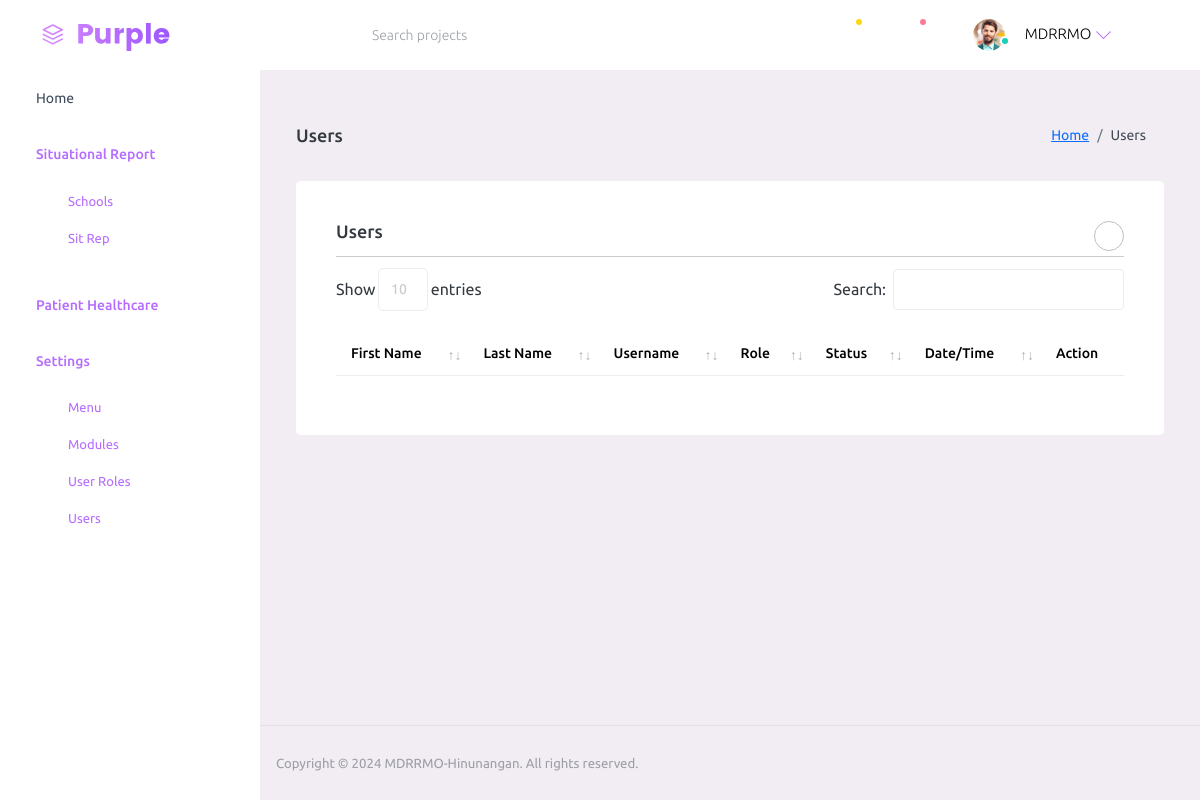
Screenshot of /views/settings/users/index.php (signed in) with the database file from the repository.
### tables this page shows
CREATE TABLE `menu` (
  `id` int NOT NULL AUTO_INCREMENT,
  `name` varchar(45) DEFAULT NULL,
  `url` varchar(255) DEFAULT NULL,
  `icon` varchar(45) DEFAULT NULL,
  `sort` int NOT NULL DEFAULT '0',
  `active_keyword` varchar(45) DEFAULT NULL,
  `is_active` char(1) NOT NULL DEFAULT 'Y' COMMENT 'Y = Yes\nN = No',
  `created_by` int DEFAULT NULL,
  `created_at` datetime DEFAULT NULL,
  `updated_by` int DEFAULT NULL,
  `updated_at` timestamp NOT NULL DEFAULT CURRENT_TIMESTAMP ON UPDATE CURRENT_TIMESTAMP,
  PRIMARY KEY (`id`)
);

CREATE TABLE `sub_menu` (
  `id` int NOT NULL AUTO_INCREMENT,
  `menu_id` int NOT NULL,
  `name` varchar(100) DEFAULT NULL,
  `url` varchar(255) DEFAULT NULL,
  `icon` varchar(45) DEFAULT NULL,
  `sort` int NOT NULL DEFAULT '0',
  `active_keyword` varchar(45) DEFAULT NULL,
  `is_active` char(1) NOT NULL DEFAULT 'Y' COMMENT 'Y = Yes\nN = No',
  `created_by` int DEFAULT NULL,
  `created_at` datetime DEFAULT NULL,
  `updated_by` int DEFAULT NULL,
  `updated_at` timestamp NOT NULL DEFAULT CURRENT_TIMESTAMP ON UPDATE CURRENT_TIMESTAMP,
  PRIMARY KEY (`id`)
);

### inc/helpers.php (called while the page is built, shortened)
<?php
class Helpers {
     public function checkactivemenu($uri, $activekeyword) {
        $spl = str_replace('/views/','',$uri);
        if(stripos($spl, $activekeyword) !== false) {
            return 1;
        }
        return 0;
    }
    public function getCurrentUser() {
        $name = $_SESSION['SESS_FIRST_NAME'];
        $name .= ' '. $_SESSION['SESS_LAST_NAME'];
        return $name;
    }
}

### models/Models.php (called while the page is built)
<?php
class Models {
    protected function getDocumentRoot() {
        return $_SERVER['DOCUMENT_ROOT'];
    }
}

### inc/conn.php (called while the page is built, shortened)
<?php
class DB
{
	private $pdo;
	private static $instance = null;
	private function __construct() {
		$dsn = 'mysql:dbname=mdrrmo;host=127.0.0.1';
		$user = 'root';
		$password = '';
		$this->pdo = new \PDO($dsn, $user, $password);
	}
	public static function getInstance() {
		if (null === self::$instance) {
			self::$instance = new $c;
		}
		return self::$instance;
	}
	public function select($sql, $action = 'all') {
		$sth = $this->pdo->query($sql);
		return $sth->fetchAll();
	}
}

### models/Menu.php (called while the page is built, shortened)
<?php
require_once('Models.php');
class Menu extends Models {
    protected $db;
    private $table;
    public function __construct() {
		require_once($this->getDocumentRoot() . '/inc/conn.php');
        $this->db = DB::getInstance();
        $this->table = 'menu';
	}
	public function getWhere( $where = '', $sortBy = 'name ASC') {
		$sql = "SELECT * FROM $this->table WHERE 1 ";
		$sql .= " ORDER BY $sortBy ";
        $rows = $this->db->select($sql);
        return $rows;
	}
}

### models/Sub_menu.php (called while the page is built, shortened)
<?php
require_once('Models.php');
class Sub_menu extends Models
{
    protected $db;
    private $table;
    public function __construct() {
		require_once($this->getDocumentRoot() . '/inc/conn.php');
        $this->db = DB::getInstance();
        $this->table = 'sub_menu';
	}
	public function getWhere($where = '', $sortBy = 'sort ASC') {
		$sql = "SELECT * FROM $this->table WHERE is_active = 'Y'";
		if(!empty($where)) {
			$sql .= " $where";
		}
		$sql .= " ORDER BY $sortBy ";
        $rows = $this->db->select($sql);
        return $rows;
	}
}

### views/settings/users/index.php (the view, shortened to what this page needs)
<?php
require_once('../../../inc/helpers.php');
$helpers = new Helpers();
include_once '../../../templates/header.php';
include_once '../../../templates/sidebar.php';
?>
    <div class="main-panel">
        <div class="content-wrapper">
            <div class="page-header">
                <h3 class="page-title"> <?php echo PAGE_TITLE ?> </h3>
                <nav aria-label="breadcrumb">
                    <ol class="breadcrumb">
                        <li class="breadcrumb-item">
                            <a href="#">Home</a>
                        </li>
                        <li class="breadcrumb-item active" aria-current="page">
                            <?php echo PAGE_TITLE ?>
                        </li>
                    </ol>
                </nav>
            </div>
            <div class="card">
                <div class="card-body">
                    <h4 class="card-title">
                        <?php echo PAGE_TITLE ?>
                        <span class="float-end">
                            <button class="btn btn-outline-secondary btn-rounded btn-icon btn-sm" id="btn-add">
                                <i class="mdi mdi-plus-outline text-info"></i>
                            </button>
                        </span>
                    </h4>
                    <table class="table" id="tbl-data">
                        <thead>
                            <tr>
                                <th>First Name</th>
                                <th>Last Name</th>
                                <th>Username</th>
                                <th>Role</th>
                                <th>Status</th>
                                <th>Date/Time</th>
                                <th>Action</th>
                            </tr>
                        </thead>
                    </table>
                </div>
            </div>
        </div>
<?php
    include_once '../../../templates/footer.php';
?>

### templates/header.php (shortened to what this page needs)
<!DOCTYPE html>
<html lang="en">
  <head>
    <link rel="stylesheet" href="<?php echo BASE_URL ?>/assets/vendors/mdi/css/materialdesignicons.min.css">
    <link rel="stylesheet" href="<?php echo BASE_URL ?>/assets/vendors/ti-icons/css/themify-icons.css">
    <link rel="stylesheet" href="<?php echo BASE_URL ?>/assets/vendors/css/vendor.bundle.base.css">
    <link rel="stylesheet" href="<?php echo BASE_URL ?>/assets/vendors/font-awesome/css/font-awesome.min.css">
    <link rel="stylesheet" href="<?php echo BASE_URL ?>/assets/vendors/font-awesome/css/font-awesome.min.css" />
    <link rel="stylesheet" href="<?php echo BASE_URL ?>/assets/vendors/bootstrap-datepicker/bootstrap-datepicker.min.css">
    <link href="<?php echo BASE_URL ?>/assets/vendors/datatables/dataTables.bootstrap4.min.css" rel="stylesheet">
    <link rel="stylesheet" href="<?php echo BASE_URL ?>/assets/css/parsley.css">
    <link rel="stylesheet" href="<?php echo BASE_URL ?>/assets/css/select2.css">
    <link rel="stylesheet" href="<?php echo BASE_URL ?>/assets/css/style.css">
  </head>
  <body>
    <div class="container-scroller">
      <nav class="navbar default-layout-navbar col-lg-12 col-12 p-0 fixed-top d-flex flex-row">
        <div class="text-center navbar-brand-wrapper d-flex align-items-center justify-content-start">
          <a class="navbar-brand brand-logo" href="<?php echo BASE_URL ?>/"><img src="<?php echo BASE_URL ?>/assets/images/logo.svg" alt="logo" /></a>
        </div>
        <div class="navbar-menu-wrapper d-flex align-items-stretch">
          <button class="navbar-toggler navbar-toggler align-self-center" type="button" data-toggle="minimize">
            <span class="mdi mdi-menu"></span>
          </button>
          <div class="search-field d-none d-md-block">
            <form class="d-flex align-items-center h-100" action="#">
              <div class="input-group">
                <div class="input-group-prepend bg-transparent">
                  <i class="input-group-text border-0 mdi mdi-magnify"></i>
                </div>
                <input type="text" class="form-control bg-transparent border-0" placeholder="Search projects">
              </div>
            </form>
          </div>
          <ul class="navbar-nav navbar-nav-right">
            <li class="nav-item d-none d-lg-block full-screen-link">
              <a class="nav-link">
                <i class="mdi mdi-fullscreen" id="fullscreen-button"></i>
              </a>
            </li>
            <li class="nav-item dropdown">
              <a class="nav-link count-indicator dropdown-toggle" id="messageDropdown" href="#" data-bs-toggle="dropdown" aria-expanded="false">
                <i class="mdi mdi-email-outline"></i>
                <span class="count-symbol bg-warning"></span>
              </a>
            </li>
            <li class="nav-item dropdown">
              <a class="nav-link count-indicator dropdown-toggle" id="notificationDropdown" href="#" data-bs-toggle="dropdown">
                <i class="mdi mdi-bell-outline"></i>
                <span class="count-symbol bg-danger"></span>
              </a>
            </li>
            <li class="nav-item nav-profile dropdown">
              <a class="nav-link dropdown-toggle" id="profileDropdown" href="#" data-bs-toggle="dropdown" aria-expanded="false">
                <div class="nav-profile-img">
                  <img src="<?php echo BASE_URL ?>/assets/images/faces/face1.jpg" alt="image">
                  <span class="availability-status online"></span>
                </div>
                <div class="nav-profile-text">
                  <p class="mb-1 text-black"><?php echo $helpers->getCurrentUser(); ?></p>
                </div>
              </a>
            </li>
            <li class="nav-item nav-settings d-none d-lg-block">
              <a class="nav-link" href="#">
                <i class="mdi mdi-format-line-spacing"></i>
              </a>
            </li>
          </ul>
        </div>
      </nav>

### templates/sidebar.php (shortened to what this page needs)
<?php
require ($_SERVER['DOCUMENT_ROOT'] . '/models/Menu.php');
require ($_SERVER['DOCUMENT_ROOT'] . '/models/Sub_menu.php');
$uri = $_SERVER['REQUEST_URI'];
$menu       = new Menu();
$sub_menu   = new Sub_menu();
$resMenu = $menu->getWhere('', 'sort ASC');
$menu_list = [];
foreach($resMenu AS $row) {
    $resSubMenu = $sub_menu->getWhere(" AND menu_id = " . $row['id'], "name ASC");
    $menu_list[] = [
        'id'    => $row['id'],
        'name'  => $row['name'],
        'url'   => $row['url'],
        'icon'  => $row['icon'],
        'active_keyword'  => $row['active_keyword'],
        'sub_menu' => $resSubMenu
    ];
}
?>
    <div class="container-fluid page-body-wrapper">
        <nav class="sidebar sidebar-offcanvas" id="sidebar">
            <ul class="nav">
            <?php foreach($menu_list AS $row):
                    $checkmenu = $helpers->checkactivemenu($uri, $row['active_keyword']);
                    $active = ($checkmenu == 1) ? 'active' : '';
                    $baseUrl = BASE_URL;
                    if($row['active_keyword'] != 'home') {
                        $baseUrl = BASE_URL . $row['url'];
                    }
                ?>
                <?php if(empty($row['sub_menu'])): ?>
                <li class="nav-item <?php echo $active ?>" data-status = "<?php echo $checkmenu ?>" data-active-keyword="<?php echo $row['active_keyword'] . '|' . $uri ?>">
                    <a class="nav-link" href="<?php echo $baseUrl ?>">
                        <span class="menu-title"><?php echo $row['name'] ?></span>
                        <i class="<?php echo $row['icon'] ?>"></i>
                    </a>
                </li>
                <?php else : ?>
                <li class="nav-item">
                    <a class="nav-link <?php echo $active ?>" data-status = "<?php echo $checkmenu ?>" data-active-keyword="<?php echo $row['active_keyword'] . '|' . $uri ?>" data-bs-toggle="collapse" href="#<?php echo $row['active_keyword'] ?>" aria-expanded="false" aria-controls="<?php echo $row['active_keyword'] ?>">
                        <span class="menu-title"><?php echo $row['name'] ?></span>
                        <i class="menu-arrow"></i>
                        <i class="<?php echo $row['icon'] ?>"></i>
                    </a>
                    <div class="collapse" id="<?php echo $row['active_keyword'] ?>">
                        <ul class="nav flex-column sub-menu">
                            <?php foreach($row['sub_menu'] AS $rows):
                                $checkmenu2 = $helpers->checkactivemenu($uri, $rows['active_keyword']);
                                $active2 = ($checkmenu2) ? 'active' : '';
                            ?>
                            <li class="nav-item" data-status = "<?php echo $checkmenu2 ?>">
                                <a class="<?php echo $rows['icon'] ?> <?php echo $active2 ?>" href="<?php echo BASE_URL . '/' . $rows['url'] ?>">
                                    <?php echo $rows['name'] ?>
                                </a>
                            </li>
                            <?php endforeach; ?>
                        </ul>
                    </div>
                </li>
                <?php endif; ?>
                <?php $checkmenu = false; endforeach; ?>
            </ul>
        </nav>

### templates/footer.php (shortened to what this page needs)
        <footer class="footer">
            <div class="d-sm-flex justify-content-center justify-content-sm-between">
                <span class="text-muted text-center text-sm-left d-block d-sm-inline-block">Copyright © <?php echo date('Y') ?> MDRRMO-Hinunangan. All rights reserved.</span>
            </div>
        </footer>
    </div>
  </div>
</div>

### views/settings/users/index.php (style rules this page uses)
.btn.btn-icon { width: 30px; height: 30px; }
.card .card-title { border-bottom: 1px solid #ccc; padding-bottom: 13px; }
.form-control, .typeahead, .tt-query, .tt-hint, .select2-container--default .select2-selection--single .select2-search__field, .select2-container--default .select2-selection--single { padding: 8px 8px; }
table.dataTable { margin-top: 21px !important; }

### rows the page displays
menu: name "Home"
menu: name "Situational Report"
sub_menu: name "Schools"
sub_menu: name "Sit Rep"
menu: name "Patient Healthcare"
menu: name "Settings"
sub_menu: name "Menu"
sub_menu: name "Modules"
sub_menu: name "User Roles"
sub_menu: name "Users"

### other values shown
$helpers->getCurrentUser() "MDRRMO"
PAGE_TITLE "Users"
